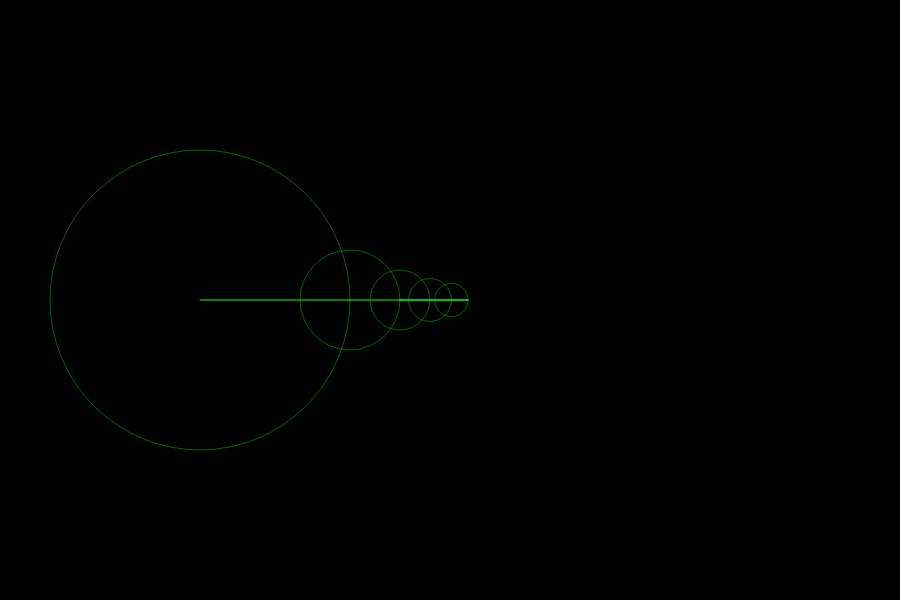
Frame 1 (no input)
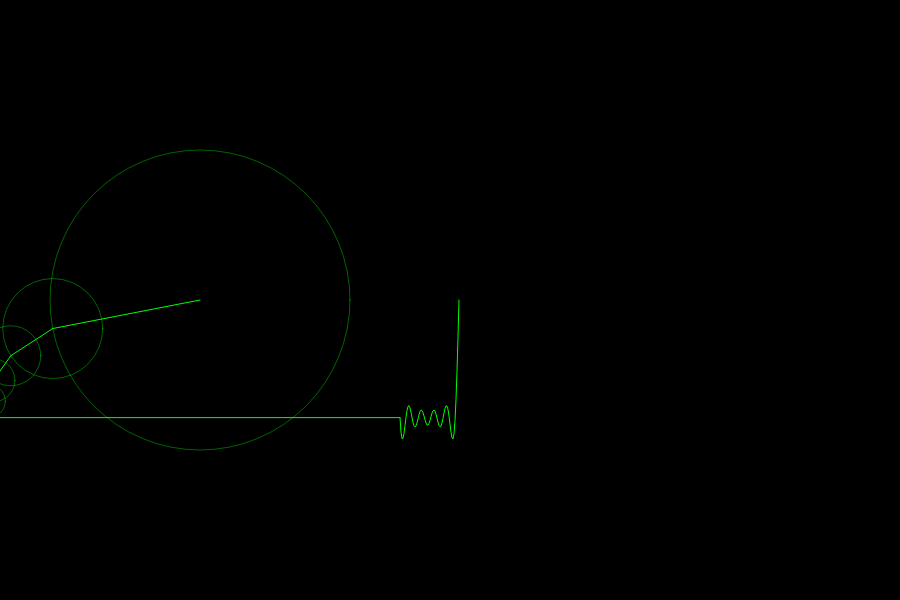
Frame 60 (no input)
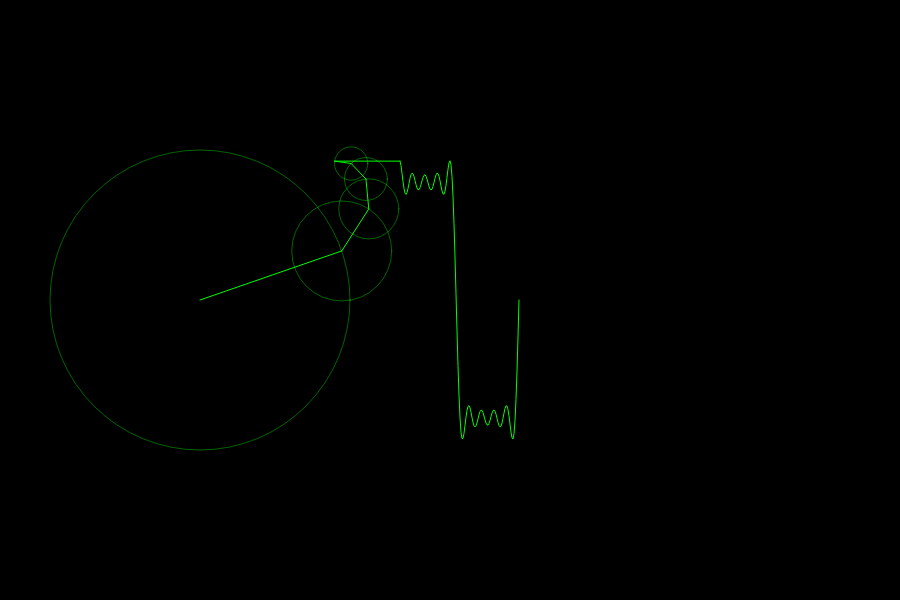
Frame 120 (the mouse pressed at the canvas centre since frame 60)

The p5.js sketch that drew these frames (run headless with seeded random() and noise() and a simulated clock; from frame 60 on, the mouse is pressed at the canvas centre):

// p5.js sketch
// ── sketch.js
let time =0
let wave =[]

function setup() {
  createCanvas(900, 600);
}

function draw() {
  background(0);
  translate(200,300);
  stroke(0,255,0);
  noFill()

  

  // r*cos(angle)

  let x =0;
  let y=0 ;
  for (let i =0;i<5;i++){

    // these function map to wiki oscillations
    // but you don't need the pi and the other multipliers
    // you just need to change the n value
    // n= i*2+1 is and odd series which makes the square wave
    // n = i + 1 is odd and even and make a saw tooth like wave
    // n= (i+1)*2  is and even series and and makes saw tooth
    let prevx =x
    let prevy =y
    let n = i*2+1
    let radius = 150/n //(100 * 4)/(n*PI)
    //x = radius * (4* cos(n* time))/(n*PI);
    //y = radius * (4* sin(n* time))/(n*PI);
    // this makes the wave additive literally adding them while looping i times
    x+= radius * cos(n* time)
    y+= radius * sin(n* time)
    
    // draw light circle
    stroke(0,255,0,100)
    ellipse(prevx,prevy,radius*2)

    // draw darker line
    stroke(0,255,0,255)
    line(prevx,prevy,x,y)
    
  }
  wave.unshift(y); // add new points to beginning of array only the last one
  
  translate(200,0)
  line(x-200,y,0,wave[0])
  beginShape();
  noFill();
  for (let i=0;i<wave.length;i++){
    vertex(i,wave[i])
  }
  endShape();


  time+=0.05

  // limit the array of points
  if (wave.length >500){
    wave.pop()
  }
}
